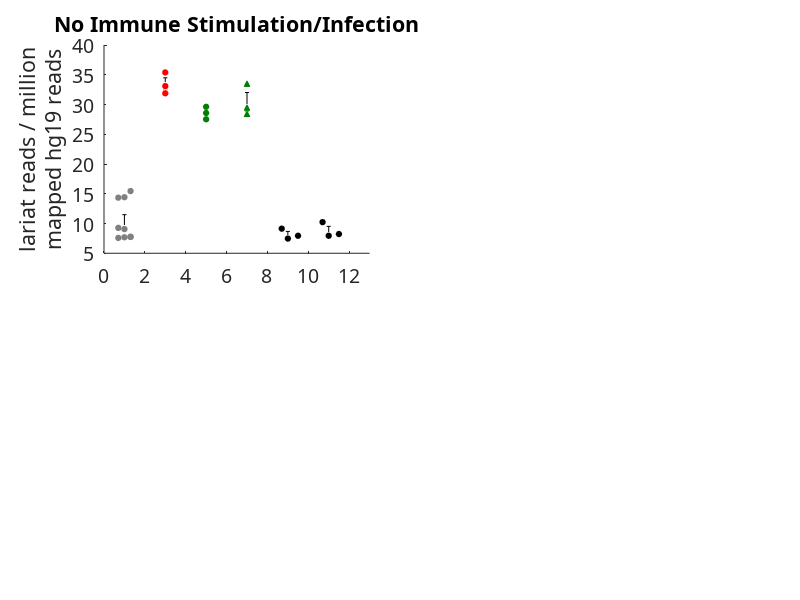

Reproduce this figure in MATLAB. (Note: this script raises an error after producing the figure.)
% Plots the steady-state lariat levels (defined as lariat reads mapped per
% million hg19 reads) for all datasets.  Includes patient fibroblast RNAseq
% data from all used genotypes (Controls, DBR1, TLR3, STAT1) with the all 
% treatments (no treatment, ifna2b stimulation, pic stimulation, 24hrs HSV1
% infection).  Plots each RNAseq experiment as a data point (each 
% experiment is an average of 3 technical replicates) and calculates error
% bars using SEM.
% (Lariat reads mapped using my lariat read aligner:
% https://github.com/allisontaggart/lariat, hg19 reads mapped using STAR w/
% default parameters, and counting done with in-house scripts)

% Full data/analysis as part of :
% "Inborn Errors of RNA Lariat Metabolism in Humans with Brainstem Viral
% Infection" - Cell. 2018 Feb 22;172(5):952-965.e18. doi: 10.1016/j.cell.2018.02.019.


close all; clear all;

set(0,'DefaultAxesFontSize',14);
set(0,'DefaultAxesFontName', 'Calibri')

%all_data.txt contains lariat levels (lariat reads mapped per million hg19
%reads) for all datasets including:
%   Control patients : no infection, no stimulation
%   Patient 1 : no infection, no stimulation
%   Patient 5 : no infection, no stimulation
%   Patient 6 : no infection, no stimulation
%   TLR3-/- Patient : no infection, no stimulation
%   STAT1-/- Patient : no infection, no stimulation
%   Control patients : ifna2b stimulation
%   Patient 1 : ifna2b stimulation
%   Patient 5 : ifna2b stimulation
%   Patient 6 : ifna2b stimulation
%   TLR3-/- Patient : ifna2b stimulation
%   STAT1-/- Patient : ifna2b stimulation
%   Control patients : pIC stimulation
%   Patient 1 : pIC stimulation
%   Patient 5 : pIC stimulation
%   Patient 6 : pIC stimulation
%   TLR3-/- Patient : pIC stimulation
%   STAT1-/- Patient : pIC stimulation
%   Control patients : 24h HSV1 infection
%   Patient 1 : 24h HSV1 infection
%   Patient 5 : 24h HSV1 infection
%   Patient 6 : 24h HSV1 infection
%   TLR3-/- Patient : 24h HSV1 infection
%   STAT1-/- Patient : 24h HSV1 infection

data = dlmread('./demo_data/all_data.txt','\t');
all = data(:,1);

%setting tick mark positions
x1 = [0.7 1.0 1.3];
x2 = [3 3.0 3];
x3 = [5 5.0 5];
x4 = [7 7.0 7];
x5 = [8.7 9.0 9.5];
x6 = [10.7 11.0 11.5];

% read in data (no stimuation, no infection)
ctl1 = all(4:6,:);
ctl2 = all(10:12,:);
ctl3 = all(16:18,:);
p1 = all(22:24,:);
p5 = all(28:30,:);
p6 = all(34:36,:);
s=all(40:42,:);
t = all(46:48,:);

% read in data (ifna2b stimulation)
ctl1_i = all(49:51,:);
ctl2_i = all(55:57,:);
ctl3_i = all(61:63,:);
p1_i = all(67:69,:);
p5_i = all(73:75,:);
p6_i = all(79:81,:);
s_i=all(85:87,:);
t_i = all(91:93,:);

% read in data (polyIC stimulation)
ctl1_p = all(52:54,:);
ctl2_p = all(58:60,:);
ctl3_p = all(64:66,:);
p1_p = all(70:72,:);
p5_p = all(76:78,:);
p6_p = all(82:84,:);
s_p=all(88:90,:);
t_p = all(94:96,:);

% read in data (24h HSV1 infection)
ctl1_24 = all(1:3,:);
ctl2_24 = all(7:9,:);
ctl3_24 = all(13:15,:);
p1_24 = all(19:21,:);
p5_24 = all(25:27,:);
p6_24 = all(31:33,:);
s_24 = all(37:39,:);
t_24 = all(43:45,:);


%set figure parameters
hFig = figure(1);
set(gcf,'Units','Inches');
set(hFig, 'Position', [.25 2.5 15 8])

%%%%%%%%%%%%%%%%%%%%%%%%%%%%%%%%%%%%%%%%%%%%%%%%%%%%%%%%%%%%%%%%%%%%%%%%%

%Subplot - No immune stimulation/infection

subplot(2,2,1)

title('No Immune Stimulation/Infection');

hold on;

xlim([0 13]);
ylabel({'lariat reads / million';'mapped hg19 reads'})

%plot all data points with correct shape/color for genetic background
%plot data points individually, and then add SEM error bars

plot(x1,ctl1,'o','MarkerFaceColor', [0.5 0.5 0.5],'MarkerSize', 4,'MarkerEdgeColor',[0.5 0.5 0.5]);
plot(x1,ctl2,'o','MarkerFaceColor', [0.5 0.5 0.5],'MarkerSize',4,'MarkerEdgeColor',[0.5 0.5 0.5]);
plot(x1,ctl3,'o','MarkerFaceColor', [0.5 0.5 0.5],'MarkerSize',4,'MarkerEdgeColor',[0.5 0.5 0.5]);
ctl_sem=std(vertcat(ctl1,ctl2,ctl3))/sqrt(9);
errorbar(1,mean(vertcat(ctl3,ctl2,ctl1)),ctl_sem,'k');

plot(x6,s,'ko','MarkerFaceColor','k','MarkerSize',4);
s_sem = std(s)/sqrt(3);
errorbar(11,mean(s),s_sem,'k');

plot(x5,t,'ko','MarkerFaceColor','k','MarkerSize',4);
t_sem=std(t)/sqrt(3);
errorbar(9,mean(t),t_sem,'k');

plot(x2,p1,'ro','MarkerFaceColor', 'r','MarkerSize',4);
p1_sem=std(p1)/sqrt(3);
errorbar(3,mean(p1),p1_sem,'k');

plot(x3,p5,'o','color',[0 0.5 0],'MarkerFaceColor', [0 0.5 0],'MarkerSize',4);
p5_sem=std(p5)/sqrt(3);
errorbar(5,mean(p5),p5_sem,'k');

plot(x4,p6,'^','color',[0 0.5 0],'MarkerFaceColor', [0 0.5 0],'MarkerSize',4);
p6_sem=std(p6)/sqrt(3);
errorbar(7,mean(p6),p6_sem,'k');

%set labels
ax=gca;
ax.XTick= [1, 3, 5, 7, 9, 11];
ax.XTickLabels={'C' 'P1', 'P5', 'P6','TLR3-/-','STAT1-/-'};

%%%%%%%%%%%%%%%%%%%%%%%%%%%%%%%%%%%%%%%%%%%%%%%%%%%%%%%%%%%%%%%%%%%%%%%%%

%Subplot - IFN-a2b Stimulation
subplot(2,2,2)

title('IFN-a2b Stimulation');
hold on;
xlim([0 13]);


ylabel({'lariat reads / million';'mapped hg19 reads'})

%plot all data points with correct shape/color for genetic background
%plot data points individually, and then add SEM error bars
plot(x1,ctl1_i,'ko','MarkerFaceColor', [0.5 0.5 0.5],'MarkerSize', 4,'MarkerEdgeColor',[0.5 0.5 0.5]);
plot(x1,ctl2_i,'ko','MarkerFaceColor', [0.5 0.5 0.5],'MarkerSize', 4,'MarkerEdgeColor',[0.5 0.5 0.5]);
plot(x1,ctl3_i,'ko','MarkerFaceColor', [0.5 0.5 0.5],'MarkerSize', 4,'MarkerEdgeColor',[0.5 0.5 0.5]);
ctl_i_sem=std(vertcat(ctl1_i,ctl2_i,ctl3_i)/sqrt(9));
errorbar(1,mean(vertcat(ctl1_i,ctl2_i,ctl3_i)),ctl_i_sem,'k');

plot(x6,s_i,'ko','MarkerFaceColor','k','MarkerSize',4);
s_i_sem = std(s_i)/sqrt(3);
errorbar(11,mean(s_i),s_i_sem,'k');

plot(x5,t_i,'ko','MarkerFaceColor','k','MarkerSize',4);
t_i_sem = std(t_i)/sqrt(3);
errorbar(9,mean(t_i),t_i_sem,'k');

plot(x2,p1_i,'ro','MarkerFaceColor', 'r','MarkerSize',4);
p1_i_sem=std(p1_i)/sqrt(3);
errorbar(3,mean(p1_i),p1_i_sem,'k');

plot(x3,p5_i,'o','color',[0 0.5 0],'MarkerFaceColor', [0 0.5 0],'MarkerSize',4);
p5_i_sem=std(p5_i)/sqrt(3);
errorbar(5,mean(p5_i),p5_i_sem,'k');

plot(x4,p6_i,'^','color',[0 0.5 0],'MarkerFaceColor', [0 0.5 0],'MarkerSize',4);
p6_i_sem=std(p6_i)/sqrt(3);
errorbar(7,mean(p6_i),4,p6_i_sem,'k');

%set labels
ax=gca;
ax.XTick= [1, 3, 5, 7, 9, 11];
ax.XTickLabels={'C' 'P1', 'P5', 'P6','TLR3-/-','STAT1-/-'};

%%%%%%%%%%%%%%%%%%%%%%%%%%%%%%%%%%%%%%%%%%%%%%%%%%%%%%%%%%%%%%%%%%%%%%%%%

%Subplot - polyIC Stimulation
subplot(2,2,3)

title('poly(I:C) Stimulation');

hold on;
xlim([0 13]);

ylabel({'lariat reads / million';'mapped hg19 reads'})

%plot all data points with correct shape/color for genetic background
%plot data points individually, and then add SEM error bars
plot(x1,ctl1_p,'ko','MarkerFaceColor', [0.5 0.5 0.5],'MarkerSize', 4,'MarkerEdgeColor',[0.5 0.5 0.5]);
plot(x1,ctl2_p,'ko','MarkerFaceColor', [0.5 0.5 0.5],'MarkerSize', 4,'MarkerEdgeColor',[0.5 0.5 0.5]);
plot(x1,ctl3_p,'ko','MarkerFaceColor', [0.5 0.5 0.5],'MarkerSize', 4,'MarkerEdgeColor',[0.5 0.5 0.5]);
ctl_p_sem=std(vertcat(ctl1_p,ctl2_p,ctl3_p)/sqrt(9));
errorbar(1,mean(vertcat(ctl1_p,ctl2_p,ctl3_p)),ctl_p_sem,'k');

plot(x6,s_p,'ko','MarkerFaceColor','k','MarkerSize',4);
s_p_sem = std(s_p)/sqrt(3);
errorbar(11,mean(s_p),s_p_sem,'k');

plot(x5,t_p,'ko','MarkerFaceColor','k','MarkerSize',4);
t_p_sem = std(t_p)/sqrt(3);
errorbar(9,mean(t_p),t_p_sem,'k');

plot(x2,p1_p,'ro','MarkerFaceColor', 'r','MarkerSize',4);
p1_p_sem=std(p1_p)/sqrt(3);
errorbar(3,mean(p1_p),p1_p_sem,'k');

plot(x3,p5_p,'o','color',[0 0.5 0],'MarkerFaceColor', [0 0.5 0],'MarkerSize',4);
p5_p_sem=std(p5_p)/sqrt(3);
errorbar(5,mean(p5_p),p5_p_sem,'k');

plot(x4,p6_p,'^','color',[0 0.5 0],'MarkerFaceColor', [0 0.5 0],'MarkerSize',4);
p6_p_sem=std(p6_p)/sqrt(3);
errorbar(7,mean(p6_p),4,p6_p_sem,'k');

%set labels
ax=gca;
ax.XTick= [1, 3, 5, 7, 9, 11];
ax.XTickLabels={'C' 'P1', 'P5', 'P6','TLR3-/-','STAT1-/-'};

%%%%%%%%%%%%%%%%%%%%%%%%%%%%%%%%%%%%%%%%%%%%%%%%%%%%%%%%%%%%%%%%%%%%%%%%%

%Subplot - 24 hrs HSV1 infection

subplot(2,2,4)

title('24 hrs HSV1 Infection');
hold on;

xlim([0 13]);
ylim([0 150]);

ylabel({'lariat reads / million';'mapped hg19 reads'})

%plot all data points with correct shape/color for genetic background
%plot data points individually, and then add SEM error bars
plot(x1,ctl1_24,'ko','MarkerFaceColor', [0.5 0.5 0.5],'MarkerSize', 4,'MarkerEdgeColor',[0.5 0.5 0.5]);
plot(x1,ctl2_24,'ko','MarkerFaceColor', [0.5 0.5 0.5],'MarkerSize', 4,'MarkerEdgeColor',[0.5 0.5 0.5]);
plot(x1,ctl3_24,'ko','MarkerFaceColor', [0.5 0.5 0.5],'MarkerSize', 4,'MarkerEdgeColor',[0.5 0.5 0.5]);
ctl_24_sem=std(vertcat(ctl1_24,ctl2_24,ctl3_24)/sqrt(9));
errorbar(1,mean(vertcat(ctl1_24,ctl2_24,ctl3_24)),ctl_24_sem,'k');

plot(x6,s_24,'ko','MarkerFaceColor','k','MarkerSize',4);
s_24_sem = std(s_24)/sqrt(3);
errorbar(11,mean(s_24),s_24_sem,'k');

plot(x5,t_24,'ko','MarkerFaceColor','k','MarkerSize',4);
t_24_sem = std(t_24)/sqrt(3);
errorbar(9,mean(t_24),t_24_sem,'k');

plot(x2,p1_24,'ro','MarkerFaceColor', 'r','MarkerSize',4);
p1_24_sem=std(p1_24)/sqrt(3);
errorbar(3,mean(p1_24),p1_24_sem,'k');

plot(x3,p5_24,'o','color',[0 0.5 0],'MarkerFaceColor', [0 0.5 0],'MarkerSize',4);
p5_24_sem=std(p5_24)/sqrt(3);
errorbar(5,mean(p5_24),p5_24_sem,'k');

plot(x4,p6_24,'^','color',[0 0.5 0],'MarkerFaceColor', [0 0.5 0],'MarkerSize',4);
p6_24_sem=std(p6_24)/sqrt(3);
errorbar(7,mean(p6_24),4,p6_24_sem,'k');

%set labels
ax=gca;
ax.XTick= [1, 3, 5, 7, 9, 11];
ax.XTickLabels={'C' 'P1', 'P5', 'P6','TLR3-/-','STAT1-/-'};


